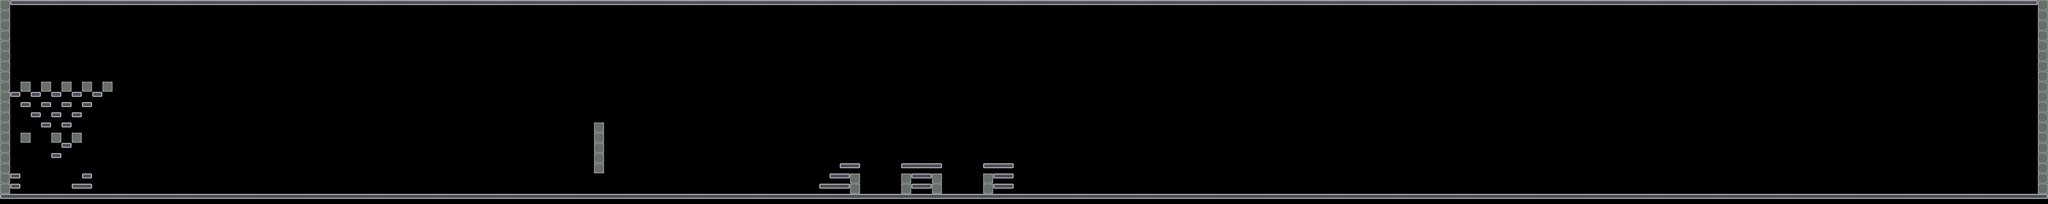

Below is a game level as drawn by its tile map, then a one-line description and the .tmx that defines it (tile-layer data replaced by summaries):
An orthogonal 200x20 tile map with 64x64 px tiles, 1 tile layer (front), 17 tilesets and 81 objects (2x RotativeR, RotativeL, Repulsive, Attractive, steel, ...).

<map version="1.0" orientation="orthogonal" width="200" height="20" tilewidth="64" tileheight="64">
 <tileset firstgid="1" name="mur" tilewidth="64" tileheight="64">
  <image source="data/mur.png" trans="ffffff" width="64" height="64" />
 </tileset>
 <tileset firstgid="2" name="sol" tilewidth="64" tileheight="64">
  <image source="data/sol.png" trans="ffffff" width="64" height="64" />
 </tileset>
 <tileset firstgid="3" name="alone" tilewidth="64" tileheight="64">
  <image source="data/alone.png" width="64" height="64" />
 </tileset>
 <tileset firstgid="4" name="left" tilewidth="64" tileheight="64">
  <image source="data/left.png" width="64" height="64" />
 </tileset>
 <tileset firstgid="5" name="mid" tilewidth="64" tileheight="64">
  <image source="data/mid.png" width="64" height="64" />
 </tileset>
 <tileset firstgid="6" name="right" tilewidth="64" tileheight="64">
  <image source="data/right.png" width="64" height="64" />
 </tileset>
 <tileset firstgid="7" name="portebas" tilewidth="64" tileheight="64">
  <image source="data/portebas.png" width="64" height="64" />
 </tileset>
 <tileset firstgid="8" name="portehaut" tilewidth="64" tileheight="64">
  <image source="data/portehaut.png" width="64" height="64" />
 </tileset>
 <tileset firstgid="9" name="fin" tilewidth="192" tileheight="128">
  <image source="data/fin.png" width="192" height="128" />
 </tileset>
 <tileset firstgid="10" name="citerne" tilewidth="418" tileheight="632">
  <tileoffset x="0" y="632" />
  <image source="data/citerne.png" width="418" height="632" />
 </tileset>
 <tileset firstgid="11" name="container1" tilewidth="610" tileheight="276">
  <tileoffset x="0" y="195" />
  <image source="data/container1.png" width="610" height="276" />
 </tileset>
 <tileset firstgid="12" name="container2" tilewidth="480" tileheight="330">
  <tileoffset x="0" y="280" />
  <image source="data/container2.png" width="480" height="330" />
 </tileset>
 <tileset firstgid="13" name="cable1" tilewidth="77" tileheight="372">
  <tileoffset x="0" y="372" />
  <image source="data/cable1.png" width="77" height="372" />
 </tileset>
 <tileset firstgid="14" name="passerelle1" tilewidth="198" tileheight="342">
  <tileoffset x="0" y="342" />
  <image source="data/passerelle1.png" width="198" height="342" />
 </tileset>
 <tileset firstgid="15" name="passerelle2" tilewidth="122" tileheight="599">
  <tileoffset x="0" y="599" />
  <image source="data/passerelle2.png" width="122" height="599" />
 </tileset>
 <tileset firstgid="16" name="cable2" tilewidth="46" tileheight="243">
  <tileoffset x="0" y="243" />
  <image source="data/cable2.png" width="46" height="243" />
 </tileset>
 <tileset firstgid="17" name="mur2" tilewidth="64" tileheight="64">
  <image source="data/mur2.png" width="64" height="64" />
 </tileset>
 <layer name="front" width="200" height="20">
  <data>[4000 cells, 500 non-empty, 6 distinct tile ids]</data>
 </layer>
 <objectgroup color="#00ff00" name="wall" width="200" height="20">
  <object x="0" y="0" width="64" height="1216" />
  <object x="12736" y="0" width="64" height="1216" />
  <object x="3712" y="768" width="64" height="320" />
  <object x="5312" y="1088" width="64" height="128" />
  <object x="5632" y="1088" width="64" height="128" />
  <object x="5824" y="1088" width="64" height="128" />
  <object x="6144" y="1088" width="64" height="128" />
  <object x="64" y="1152" width="64" height="64" />
  <object x="512" y="1152" width="64" height="64" />
 </objectgroup>
 <objectgroup color="#0000ff" name="platform" width="200" height="20">
  <object x="0" y="1216" width="12800" height="64" />
  <object x="64" y="0" width="12736" height="64" />
  <object x="5120" y="1152" width="64" height="64" />
  <object x="5184" y="1088" width="64" height="64" />
  <object x="5248" y="1024" width="128" height="64" />
  <object x="5632" y="1024" width="256" height="64" />
  <object x="6144" y="1024" width="192" height="64" />
  <object x="448" y="1152" width="64" height="64" />
  <object x="512" y="1088" width="64" height="64" />
  <object x="64" y="1088" width="64" height="64" />
  <object x="128" y="832" width="64" height="64" />
 </objectgroup>
 <objectgroup color="#ffffff" name="movable" width="200" height="20">
  <object x="2944" y="1152" width="64" height="64" />
  <object x="3008" y="1152" width="64" height="64" />
  <object x="3072" y="1152" width="64" height="64" />
  <object x="3136" y="1152" width="64" height="64" />
  <object x="3008" y="1088" width="64" height="64" />
  <object x="3072" y="1088" width="64" height="64" />
  <object x="3072" y="1024" width="64" height="64" />
  <object x="3136" y="1088" width="64" height="64" />
  <object x="3200" y="1152" width="64" height="64" />
 </objectgroup>
 <objectgroup color="#ff6666" name="destroyable" width="200" height="20">
  <object x="2304" y="1152" width="64" height="64" />
  <object x="2304" y="1088" width="64" height="64" />
  <object x="2304" y="1024" width="64" height="64" />
  <object x="2304" y="960" width="64" height="64" />
  <object x="2304" y="896" width="64" height="64" />
  <object x="2304" y="832" width="64" height="64" />
  <object x="2368" y="832" width="64" height="64" />
  <object x="2368" y="896" width="64" height="64" />
  <object x="2368" y="960" width="64" height="64" />
  <object x="2368" y="1024" width="64" height="64" />
  <object x="2368" y="1088" width="64" height="64" />
  <object x="2368" y="1152" width="64" height="64" />
  <object x="2432" y="832" width="64" height="64" />
  <object x="2432" y="896" width="64" height="64" />
  <object x="2432" y="960" width="64" height="64" />
  <object x="2432" y="1024" width="64" height="64" />
  <object x="2432" y="1088" width="64" height="64" />
  <object x="2432" y="1152" width="64" height="64" />
 </objectgroup>
 <objectgroup color="#ff0000" name="metalman" width="200" height="20">
  <object x="3456" y="1088" width="64" height="64" />
 </objectgroup>
 <objectgroup color="#ff0000" name="themagnet" width="200" height="20">
  <object x="3968" y="1088" width="64" height="64" />
 </objectgroup>
 <objectgroup color="#800000" name="generator" width="200" height="20">
  <object type="RotativeR" x="1152" y="1024" width="64" height="64">
   <properties>
    <property name="id" value="42" />
   </properties>
  </object>
  <object type="RotativeR" x="3840" y="960" width="64" height="64">
   <properties>
    <property name="id" value="12345" />
   </properties>
  </object>
  <object type="RotativeL" x="4800" y="960" width="64" height="64">
   <properties>
    <property name="id" value="12345" />
   </properties>
  </object>
  <object type="Repulsive" x="4480" y="960" width="64" height="64">
   <properties>
    <property name="id" value="12345" />
   </properties>
  </object>
  <object type="Attractive" x="4160" y="960" width="64" height="64">
   <properties>
    <property name="id" value="12345" />
   </properties>
  </object>
 </objectgroup>
 <objectgroup color="#66ccff" name="switch" width="200" height="20">
  <object x="768" y="1152" width="64" height="64">
   <properties>
    <property name="id" value="42" />
    <property name="image" value="switch.png" />
   </properties>
  </object>
  </objectgroup>
 <objectgroup color="#e6e6e6" name="metal" width="200" height="20">
  <!-- 3 objects omitted --></objectgroup>
 <objectgroup color="#333333" name="gate" width="200" height="20">
  <!-- 2 objects omitted --></objectgroup>
 <objectgroup color="#004080" name="acid" width="200" height="20">
  <!-- 12 objects omitted --></objectgroup>
 <objectgroup color="#ffff00" name="arc" width="200" height="20">
  <!-- 6 objects omitted --></objectgroup>
 <objectgroup color="#ffff00" name="levelend" width="200" height="20">
  <!-- 1 objects omitted --></objectgroup>
 <objectgroup color="#800080" name="gateswitch" width="200" height="20">
  <!-- 1 objects omitted --></objectgroup>
</map>
<!-- 26 of 81 objects omitted -->
